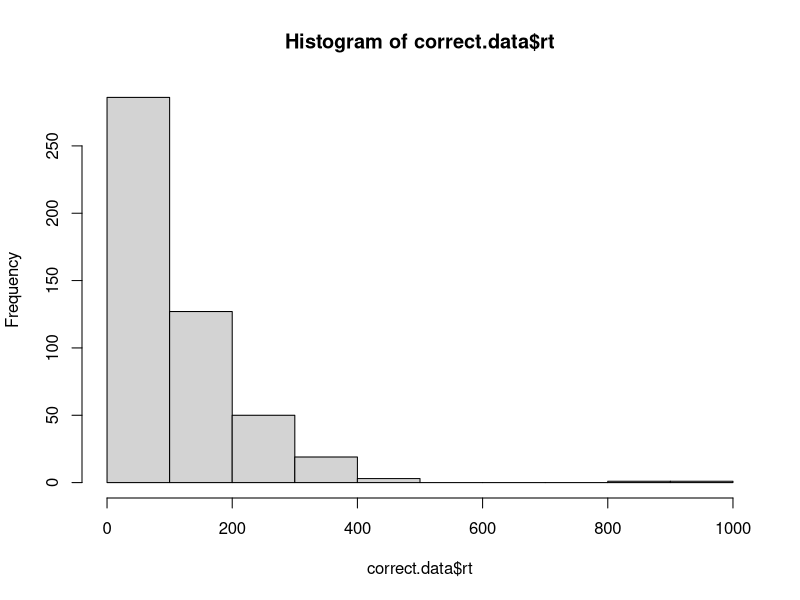
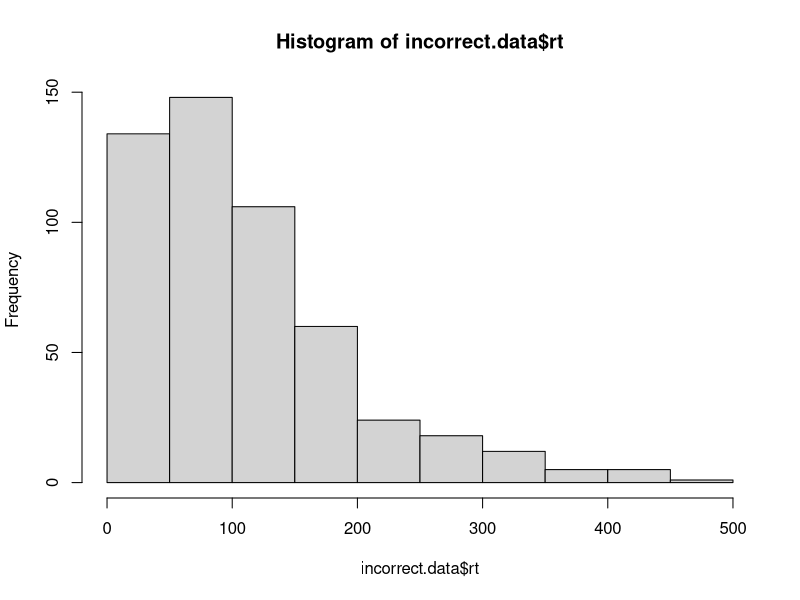

Source code (R) for these figures, in order:
# implement the model by filling in the function below
# the model should return a data frame with two columns: correct and rt
# the correct column should be TRUE or FALSE, and rt should contain the
# number of steps it took to reach the criterion.

# note that the function takes four arguments:
# samples is the number of samples to draw from the model
# drift is the drift rate (default value is 0)
# sdrw is the variability in the drift rate (default value is 0.3)
# criterion is the threshold for a response (default value is 3)

random.walk.model <- function(samples, drift=0, sdrw=0.3, criterion=3){
  
  
  data <- replicate(samples, sim.1(drift, sdrw, criterion))
  
  accuracy.array <- data[1, 1:samples]
  rt.array <- data[2, 1:samples]
  
  output <- data.frame(
    correct = accuracy.array,
    rt = rt.array
  )
  
  return(output)
}

sim.1 <- function(drift, sdrw, criterion){
  evidence <- 0
  time <- 0
  while (evidence < criterion && evidence > -criterion){
    evidence <- evidence + rnorm(1, drift, sdrw)
    time <- time + 1
  }
  return(c(evidence >= criterion, time))
}


# test the model ####

# if the model is working correctly, then the line below should generate a data frame with 
# 1000 samples and about half of the samples should be correct. the average rt will probably
# be around 112, but might vary from that by a bit.

initial.test <- random.walk.model(1000)
sum(initial.test$correct) / length(initial.test$correct) # should be close to 0.5
mean(initial.test$rt) # should be about 112

# visualize the RT distributions ####

# we can use dplyr to filter the data and visualize the correct and incorrect RT distributions


library(dplyr)

correct.data <- initial.test %>% filter(correct==TRUE)
incorrect.data <- initial.test %>% filter(correct==FALSE)

hist(correct.data$rt)
hist(incorrect.data$rt)



# CORRECTIONS

# My solution works. No revisions needed.

